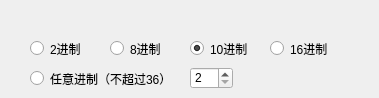
   <widget class="QWidget" name="tab_19">
    <attribute name="title">
     <string>进制转换</string>
    </attribute>
    <widget class="QRadioButton" name="Bs2">
     <property name="geometry">
      <rect>
       <x>30</x>
       <y>40</y>
       <width>100</width>
       <height>17</height>
      </rect>
     </property>
     <property name="text">
      <string>2进制</string>
     </property>
    </widget>
    <widget class="QRadioButton" name="Bs8">
     <property name="geometry">
      <rect>
       <x>110</x>
       <y>40</y>
       <width>100</width>
       <height>17</height>
      </rect>
     </property>
     <property name="text">
      <string>8进制</string>
     </property>
    </widget>
    <widget class="QRadioButton" name="Bs10">
     <property name="geometry">
      <rect>
       <x>190</x>
       <y>40</y>
       <width>100</width>
       <height>17</height>
      </rect>
     </property>
     <property name="text">
      <string>10进制</string>
     </property>
     <property name="checked">
      <bool>true</bool>
     </property>
    </widget>
    <widget class="QRadioButton" name="Bs16">
     <property name="geometry">
      <rect>
       <x>270</x>
       <y>40</y>
       <width>100</width>
       <height>17</height>
      </rect>
     </property>
     <property name="text">
      <string>16进制</string>
     </property>
    </widget>
    <widget class="QRadioButton" name="Bsn">
     <property name="geometry">
      <rect>
       <x>30</x>
       <y>70</y>
       <width>151</width>
       <height>17</height>
      </rect>
     </property>
     <property name="text">
      <string>任意进制（不超过36）</string>
     </property>
    </widget>
    <widget class="QSpinBox" name="Baser">
     <property name="geometry">
      <rect>
       <x>190</x>
       <y>67</y>
       <width>43</width>
       <height>22</height>
      </rect>
     </property>
     <property name="minimum">
      <number>2</number>
     </property>
     <property name="maximum">
      <number>36</number>
     </property>
    </widget>
   </widget>
